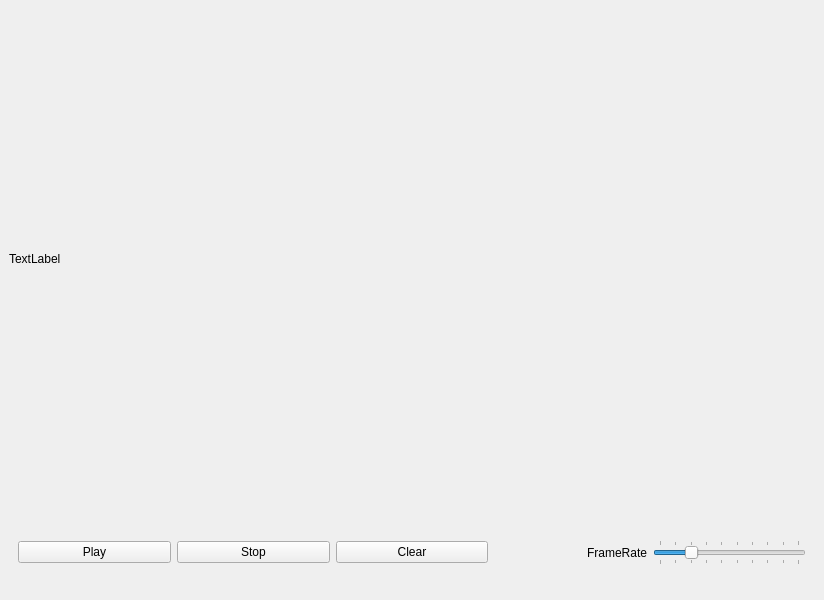
<?xml version="1.0" encoding="UTF-8"?>
<ui version="4.0">
 <class>MainWindow</class>
 <widget class="QMainWindow" name="MainWindow">
  <property name="geometry">
   <rect>
    <x>0</x>
    <y>0</y>
    <width>824</width>
    <height>600</height>
   </rect>
  </property>
  <property name="sizePolicy">
   <sizepolicy hsizetype="Expanding" vsizetype="MinimumExpanding">
    <horstretch>0</horstretch>
    <verstretch>0</verstretch>
   </sizepolicy>
  </property>
  <property name="minimumSize">
   <size>
    <width>800</width>
    <height>600</height>
   </size>
  </property>
  <property name="maximumSize">
   <size>
    <width>824</width>
    <height>600</height>
   </size>
  </property>
  <property name="windowTitle">
   <string>Game of Life</string>
  </property>
  <widget class="QWidget" name="centralwidget">
   <layout class="QGridLayout" name="gridLayout">
    <item row="0" column="0">
     <layout class="QVBoxLayout" name="verticalLayout">
      <item>
       <widget class="GolBoard" name="Board">
        <property name="sizePolicy">
         <sizepolicy hsizetype="Fixed" vsizetype="Fixed">
          <horstretch>0</horstretch>
          <verstretch>0</verstretch>
         </sizepolicy>
        </property>
        <property name="minimumSize">
         <size>
          <width>800</width>
          <height>500</height>
         </size>
        </property>
        <property name="text">
         <string>TextLabel</string>
        </property>
        <property name="scaledContents">
         <bool>true</bool>
        </property>
       </widget>
      </item>
      <item>
       <widget class="QWidget" name="widget" native="true">
        <property name="sizePolicy">
         <sizepolicy hsizetype="Minimum" vsizetype="Minimum">
          <horstretch>0</horstretch>
          <verstretch>0</verstretch>
         </sizepolicy>
        </property>
        <layout class="QGridLayout" name="gridLayout_2">
         <item row="0" column="0">
          <layout class="QHBoxLayout" name="horizontalLayout">
           <property name="sizeConstraint">
            <enum>QLayout::SetDefaultConstraint</enum>
           </property>
           <item>
            <widget class="QPushButton" name="PlayButton">
             <property name="text">
              <string>Play</string>
             </property>
            </widget>
           </item>
           <item>
            <widget class="QPushButton" name="StopButton">
             <property name="sizePolicy">
              <sizepolicy hsizetype="Minimum" vsizetype="Fixed">
               <horstretch>0</horstretch>
               <verstretch>0</verstretch>
              </sizepolicy>
             </property>
             <property name="text">
              <string>Stop</string>
             </property>
            </widget>
           </item>
           <item>
            <widget class="QPushButton" name="ClearButton">
             <property name="sizePolicy">
              <sizepolicy hsizetype="Minimum" vsizetype="Fixed">
               <horstretch>0</horstretch>
               <verstretch>0</verstretch>
              </sizepolicy>
             </property>
             <property name="text">
              <string>Clear</string>
             </property>
            </widget>
           </item>
           <item>
            <widget class="QLabel" name="LabelFrame">
             <property name="text">
              <string>FrameRate</string>
             </property>
             <property name="alignment">
              <set>Qt::AlignRight|Qt::AlignTrailing|Qt::AlignVCenter</set>
             </property>
            </widget>
           </item>
           <item>
            <widget class="QSlider" name="horizontalSlider">
             <property name="sizePolicy">
              <sizepolicy hsizetype="Minimum" vsizetype="Fixed">
               <horstretch>0</horstretch>
               <verstretch>0</verstretch>
              </sizepolicy>
             </property>
             <property name="minimum">
              <number>10</number>
             </property>
             <property name="maximum">
              <number>100</number>
             </property>
             <property name="singleStep">
              <number>10</number>
             </property>
             <property name="sliderPosition">
              <number>30</number>
             </property>
             <property name="orientation">
              <enum>Qt::Horizontal</enum>
             </property>
             <property name="tickPosition">
              <enum>QSlider::TicksBothSides</enum>
             </property>
             <property name="tickInterval">
              <number>10</number>
             </property>
            </widget>
           </item>
          </layout>
         </item>
        </layout>
       </widget>
      </item>
     </layout>
    </item>
   </layout>
  </widget>
 </widget>
 <customwidgets>
  <customwidget>
   <class>GolBoard</class>
   <extends>QLabel</extends>
   <header>GolBoard</header>
  </customwidget>
 </customwidgets>
 <resources/>
 <connections/>
</ui>
